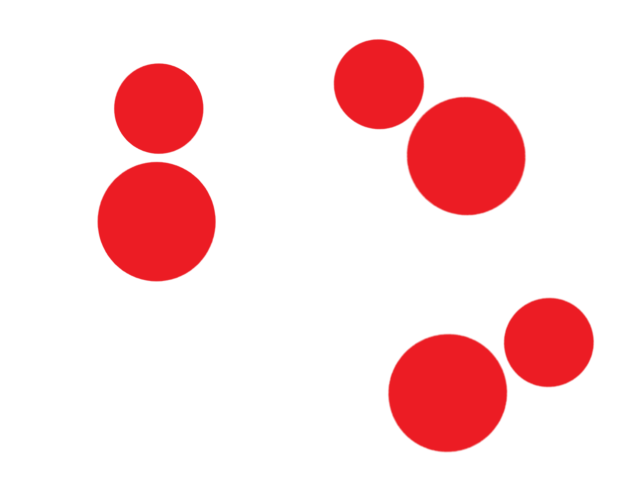
//> input picture Software/C++/images/CirclePicMultiple.png, 640 x 480 px
$ ./main images/CirclePicMultiple.png   (built with g++ and OpenCV 4)
//> lines starting //> are read from the running program, lines starting //| are printed output that depends on the picture; after the words box and inside, x2 and y2 are one past the last pixel; in counts of white or black regions, pixels touching at a corner belong together
#include <opencv2/core/core.hpp>
#include <opencv2/imgcodecs/imgcodecs.hpp>
#include <opencv2/imgproc/imgproc.hpp>
#include <opencv2/highgui/highgui.hpp>
#include <opencv2/features2d/features2d.hpp>
#include <opencv2/xfeatures2d.hpp>
#include <opencv2/videoio/videoio.hpp>

#include <iostream>
#include <stdio.h>
#include <ctime>
#include <chrono>

using namespace std;
using namespace cv;

#define radius_size 12

struct UGV_data
{
    Point2f coordsBig;
    Point2f coordsSmall;
};

struct Circle_data
{
    float centerX;
    float centerY;
    float radius;
};

void findCircleCenter(const Mat &Image, vector<Circle_data>& circles);
void grpUGV(vector<UGV_data>& UGVS, vector<Circle_data>& circles);
void drawCircleCenter(const Mat &Image, vector<UGV_data>& UGVS);

RNG rng(12345);


int main( int argc, char** argv )
{
	printf("\n\r-------------------------\n\rCircle detection algorithm for UviSpace by Gilles Lenaerts.\n\r");

	if (argc != 2)
	{
		cout << "usage: ./program imagetohandle" << endl;
		return -1;
	}

	using namespace std::chrono;
	clock_t start;
	double durations;
	start = clock();
	high_resolution_clock::time_point startf, endf;
    startf = high_resolution_clock::now();

    Mat src; // Source image
    src = imread(argv[1], IMREAD_GRAYSCALE);
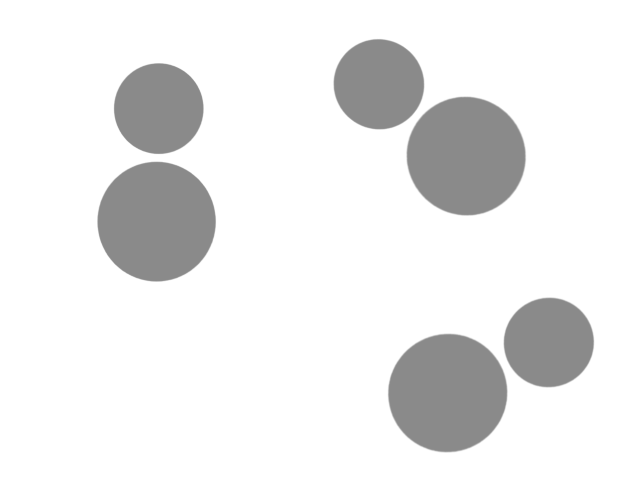
//> src: 480 rows x 640 cols, CV_8UC1; min 138, max 255, mean 235.1

    if(! src.data )
    {
        printf("Error loading image\n\r"); exit(1);
    }

    vector<UGV_data> UGV_List;
    vector<Circle_data> circle_List;

    findCircleCenter(src, circle_List);
    grpUGV(UGV_List, circle_List);

    // Get ending timepoint
    durations = (float)start / CLOCKS_PER_SEC;
    printf("Circle algorithm done in %f sec.	%0.2f ms.	%0.2f FPS\n\r", durations, durations*100, 1/durations);

    endf = high_resolution_clock::now();
    duration<double> elapsed_seconds = duration_cast<duration<double>>(endf-startf);
    cout << "finished in : " << elapsed_seconds.count() << endl;

    cout << "\n\rCars found: "<< (UGV_List).size() << endl; //n\r-------------------------\n\r", );
    printf("drawing center points. \n\r");
    drawCircleCenter(src, UGV_List);
    printf("program completed.\n\r-------------------------\n\r");
  return(0);
}

void findCircleCenter(const Mat &Image, vector<Circle_data>& circles)
{
    static double Xpt, Ypt;
    static float area, radius;
    static Mat imgray, thresh, drawing;
    vector<vector<Point> > contours;
    vector<Vec4i> hierarchy;

    using namespace std::chrono;
    high_resolution_clock::time_point startfind, endfind, startfilter, endfilter, startmoments, endmoments;

    startfilter = high_resolution_clock::now();
    bilateralFilter(Image, imgray, 9,75,75);
    GaussianBlur(imgray, imgray, Size(5,5),0);
//> imgray: 480 rows x 640 cols, CV_8UC1; min 138, max 255, mean 235.1
    threshold(imgray, thresh, 127,255, 0);
//> thresh: 480 rows x 640 cols, CV_8UC1; every value is 255
    threshold(imgray, thresh, 0, 255, THRESH_BINARY | THRESH_OTSU); //THRESH_BINARY | THRESH_OTSU
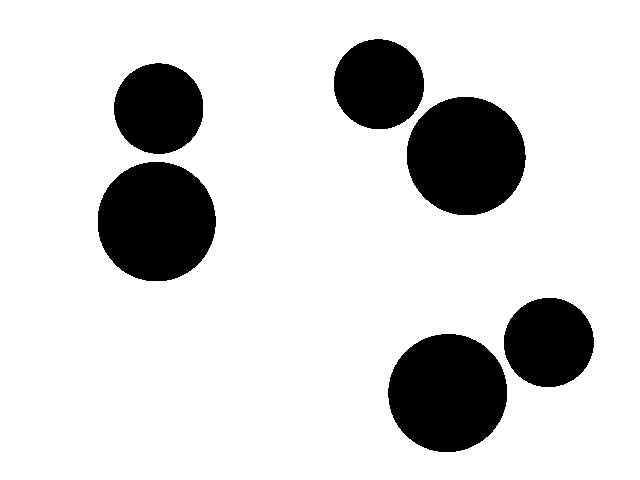
//> thresh: 480 rows x 640 cols, CV_8UC1; 83% white; 6 black regions
    endfilter = high_resolution_clock::now();
    duration<double> elapsed_seconds1 = duration_cast<duration<double>>(endfilter-startfilter);

    startfind = high_resolution_clock::now();
    findContours(thresh, contours, hierarchy, RETR_TREE, CHAIN_APPROX_SIMPLE, Point(0,0) );
//> contours = 7 contours; box (x1, y1, x2, y2) and area: (0, 0, 640, 480) 306081, (97, 161, 217, 282) 11276, (387, 333, 508, 453) 11208, (406, 96, 527, 216) 11204, (333, 38, 425, 130) 6502, (113, 62, 204, 155) 6490, (503, 297, 595, 388) 6439
    endfind = high_resolution_clock::now();
    duration<double> elapsed_seconds2 = duration_cast<duration<double>>(endfind-startfind);

    //cout << "finished findContours in : " << elapsed_seconds.count() << endl;  //"at: " << std::ctime(&endtime) << endl;

    //printf("-------------------------\n\rContours found = %d", contours.size());

    static Moments mu;
    static Point2f pt;
    static Circle_data circleinfo;

    startmoments = high_resolution_clock::now();
    for( size_t i = 0; i < contours.size(); i++ )
    {
        radius = 0;
        mu = moments( contours[i] );
        area = static_cast<float>(mu.m00);
        radius = sqrt(area/(atan(1)*4));  //pi = atan(1)*4 // r= sqrt(area/pi)

        if ( (radius >= (radius_size - 3)) && (radius <= (radius_size + 3)) )
        {
            //add 1e-5 to avoid division by zero
            pt = Point2f( static_cast<float>(mu.m10 / (mu.m00 + 1e-5)),
                 static_cast<float>(mu.m01 / (mu.m00 + 1e-5)) );
            Xpt = static_cast<double>(mu.m10 / (mu.m00 + 1e-5));
            Ypt = static_cast<double>(mu.m01 / (mu.m00 + 1e-5));
            circleinfo.centerX = pt.x;
            circleinfo.centerY = pt.y;
            circleinfo.radius = radius;
            circles.push_back(circleinfo);

            // [8 lines of commented-out code are left out]

        }

    }
//> this loop made 7 passes
//> (area, radius) on passes 1 to 7: (306081, 312.1), (11208.5, 59.73), (6439, 45.27), (11276.5, 59.91), (11203.5, 59.72), (6490.5, 45.45), (6502, 45.49)
//> in main, `findCircleCenter(src, circle_List);`: circle_List = 0 items

    endmoments = high_resolution_clock::now();
    duration<double> elapsed_seconds3 = duration_cast<duration<double>>(endmoments-startmoments);

    cout << "finished findContours in : " << elapsed_seconds2.count() << "	filters in: "<< elapsed_seconds1.count() << "	moments in: "<< elapsed_seconds3.count() << endl;  //"at: " << std::ctime(&endtime) << endl;

    //printf("\n\r-------------------------\n\rcircles = %d n\r-------------------------\n\r", circles.size());

}

void grpUGV(vector<UGV_data>& UGVS, vector<Circle_data>& circles)
{
    static UGV_data UGV;
    static vector<Point2f> smallcircles;
    static vector<Point2f> bigcircles;

    for( int i = 0; i < circles.size(); i++)
    {
        //Check for big circle
        if ( (circles[i].radius >= radius_size) && ( circles[i].radius <= radius_size + 3) )
        {
            bigcircles.push_back( Point(circles[i].centerX, circles[i].centerY) );
            //printf("Big coord = %f,%f \n\rRadius = %f \n\r", circles[i].centerX, circles[i].centerY, circles[i].radius);
        }

        //else for the small circle
        else if ( (circles[i].radius <= radius_size) && (circles[i].radius >= radius_size - 3) )
        {
            smallcircles.push_back( Point(circles[i].centerX, circles[i].centerY) );
            //printf("Small coord = %f,%f \n\rRadius = %f \n\r", circles[i].centerX, circles[i].centerY, circles[i].radius);
        }
    }
//> this loop made 0 passes


    for (int i =0; i < bigcircles.size(); i++)

    {
        UGV.coordsBig = bigcircles[i] ;
        UGV.coordsSmall = smallcircles[i] ;
        UGVS.push_back(UGV);
    }
//| Cars found: 0

    //printf("total UGVS : %dn\r-------------------------\n\r", UGVS.size() );

}

void drawCircleCenter(const Mat &Image,vector<UGV_data>& UGVS)
{
    Mat drawing = Mat::zeros( Image.size(), CV_8UC3 );

    for( int i = 0; i < UGVS.size(); i++)
    {
        //Draw dots
        circle( drawing, (UGVS)[i].coordsBig, 5, (255,255,255), -1 );
        circle( drawing, (UGVS)[i].coordsSmall, 2, (255,255,255), -1 );
        printf("\n\rUGV%d\n\r-------------------------\n\rBig coords = [%f, %f] \n\rSml coords = [%f, %f]\n\r", i, (UGVS)[i].coordsBig.x, (UGVS)[i].coordsBig.y, (UGVS)[i].coordsSmall.x, (UGVS)[i].coordsSmall.y);
    }
//> drawing: 480 rows x 640 cols, CV_8UC3; every value is 0

    // Show in a window
    //imshow( "Center Dots", drawing );
    imwrite( "Plots/CentersPlot.jpg", drawing );
    printf("\n\rDrawing done and saved in dir /Plots.\n\r");
}

$ run again, on Software/C++/images/UGV1.png
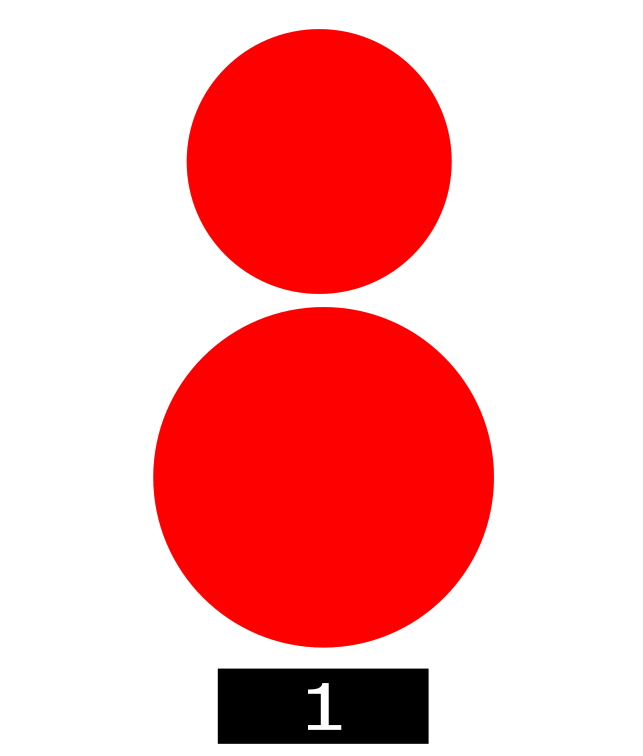
//> input picture Software/C++/images/UGV1.png, 643 x 756 px
//> in findCircleCenter, `GaussianBlur(imgray, imgray, Size(5,5),0);`:
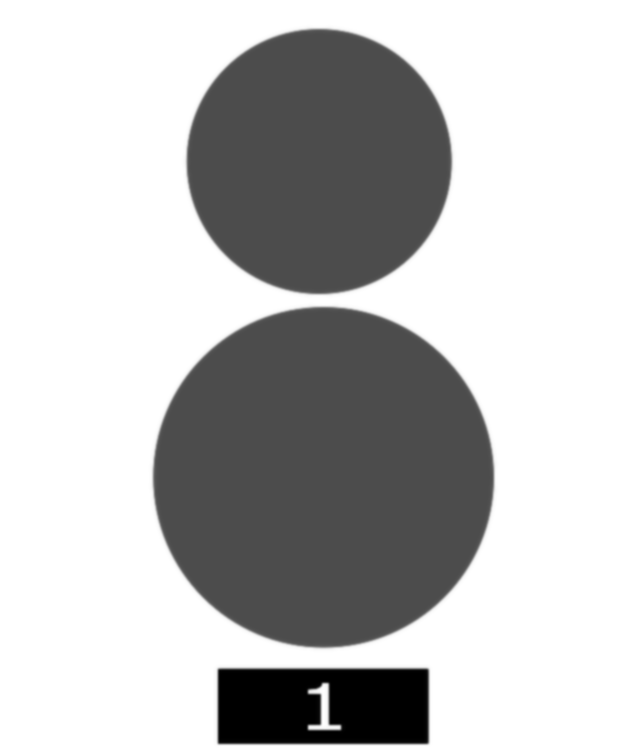
//> imgray: 756 rows x 643 cols, CV_8UC1; min 0, max 255, mean 193.1
//> in findCircleCenter, `threshold(imgray, thresh, 0, 255, THRESH_BINARY | THRESH_OTSU);`:
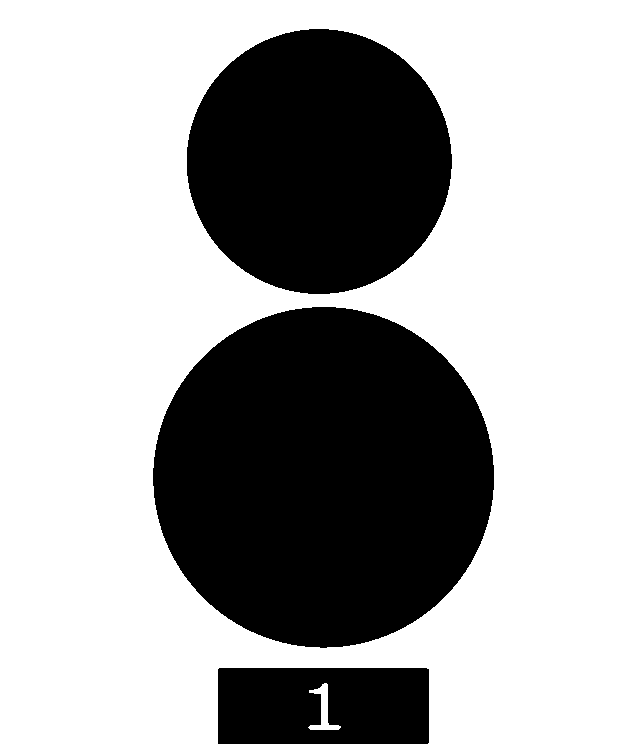
//> thresh: 756 rows x 643 cols, CV_8UC1; 66.7% white; 3 black regions
//> contours = 5 contours; box (x1, y1, x2, y2) and area: (0, 0, 643, 756) 484710, (152, 306, 495, 649) 91598, (186, 28, 453, 295) 55482, (217, 667, 430, 745) 16316, (308, 683, 341, 730) 416
//> the loop in findCircleCenter, `for( size_t i = 0; i < contours.size(); i++ )` made 5 passes
//> (area, radius, Xpt, Ypt, circleinfo.centerX, circleinfo.centerY, circleinfo.radius) on pass 3: (416.5, 11.51, 323.2, 709.6, 323.2, 709.6, 11.51)
//> circle_List = 1 item
//> the loop in grpUGV, `for( int i = 0; i < circles.size(); i++)` made 1 pass
//> UGV_List = 0 items
//| Cars found: 0
